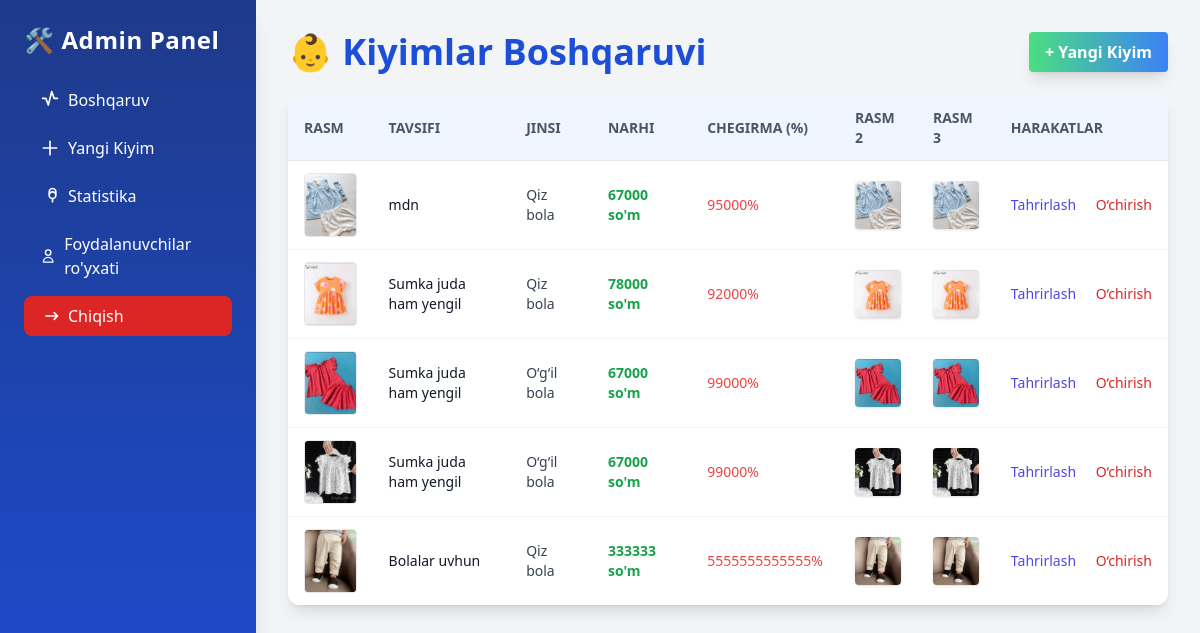
Page /admin-panel/ (signed in) on the committed database.
### base/models.py (models this page shows, shortened)
class Main_Kiyim(models.Model):
    YOSH_CHOICES = [
        ('1', '1 oylik'),
        ('2', '2 oylik'),
        ('3', '3 oylik'),
        ('4', '4 oylik'),
        ('5', '5 oylik'),
        ('6', '6 oylik'),
        ('7', '7 oylik'),
        ('8', '8 oylik'),
        ('9', '9 oylik'),
    ]
    yoshi = models.CharField(
        max_length=2,
        choices=YOSH_CHOICES,
        blank=True,
        null=True,
        verbose_name="Bolalar yoshi"
    )
    GENDER_CHOICES = [
        ('qiz', 'Qiz bola'),
        ('ogil', 'O‘g‘il bola'),
    ]
    jinsi = models.CharField(
        max_length=5,
        choices=GENDER_CHOICES,
        default='qiz',
        verbose_name="Jinsi",
        help_text="Qiz bola yoki o‘g‘il bola uchun"
    )
    pre_balandligi = models.CharField("PRE balandligi", max_length=50, blank=True, null=True)
    pre_kilogrami = models.CharField("PRE kilogrami", max_length=50, blank=True, null=True)
    nb_balandligi = models.CharField("NB balandligi", max_length=50, blank=True, null=True)
    nb_kilogrami = models.CharField("NB kilogrami", max_length=50, blank=True, null=True)
    m3_balandligi = models.CharField("3M balandligi", max_length=50, blank=True, null=True)
    m3_kilogrami = models.CharField("3M kilogrami", max_length=50, blank=True, null=True)
    m6_balandligi = models.CharField("6M balandligi", max_length=50, blank=True, null=True)
    m6_kilogrami = models.CharField("6M kilogrami", max_length=50, blank=True, null=True)
    m9_balandligi = models.CharField("9M balandligi", max_length=50, blank=True, null=True)
    m9_kilogrami = models.CharField("9M kilogrami", max_length=50, blank=True, null=True)
    main_img = models.ImageField(upload_to='kiyimlar/', blank=True, null=True)
    birinchi_img = models.ImageField(upload_to='kiyimlar/', blank=True, null=True)
    ikkinchi_img = models.ImageField(upload_to='kiyimlar/', blank=True, null=True)
    tavsifi = models.CharField(max_length=100)
    narhi = models.PositiveIntegerField()
    skidkasi = models.PositiveIntegerField(
    blank=True,
    null=True,
    verbose_name="Chegirma (%)",
    help_text="Chegirma foizi, agar yo'q bo‘lsa bo‘sh qoldiring"
    )
    balandligi = models.CharField(max_length=200, null=True, blank=True)
    kilogrami = models.CharField(max_length=50, null=True, blank=True)
    kiyim_haqida = models.TextField(null=True, blank=True)
    birinchi_xususiyati = models.CharField(max_length=50, null=True, blank=True)
    ikkinchi_xususiyati = models.CharField(max_length=50, null=True, blank=True)
    uchunchi_xususiyati = models.CharField(max_length=50, null=True, blank=True)
    tortinchi_xususiyati = models.CharField(max_length=50, null=True, blank=True)
    beshinchi_xususiyati = models.CharField(max_length=50, null=True, blank=True)
    oltinchi_xususiyati = models.CharField(max_length=50, null=True, blank=True)
    class Meta:
        verbose_name = "Asosiy kiyim"
        verbose_name_plural = "Asosiy kiyimlar"
        ordering = ['-id']

### controlpanel/views.py (the view)
# urls.py: path('', views.dashboard, name='dashboard'),
@login_required
def dashboard(request):
    kiyimlar = Main_Kiyim.objects.all()
    return render(request, 'dashboard.html', {'products': kiyimlar})

### controlpanel/templates/dashboard.html (shortened to what this page needs)
{% extends 'admin_base.html' %}
{% block content %}
<div class="flex items-center justify-between mb-6">
  <h1 class="text-4xl font-extrabold text-blue-700">👶 Kiyimlar Boshqaruvi</h1>
  <a href="{% url 'controlpanel:product_add' %}" class="bg-gradient-to-r from-green-400 to-blue-500 hover:from-green-500 hover:to-blue-600 text-white font-semibold py-2 px-4 rounded shadow-lg">+ Yangi Kiyim</a>
</div>
<div class="overflow-x-auto bg-white rounded-xl shadow-lg">
  <table class="min-w-full divide-y divide-gray-200 text-sm">
    <thead class="bg-blue-50">
      <tr>
        <th class="px-4 py-3 text-left font-semibold text-gray-600 uppercase">Rasm</th>
        <th class="px-4 py-3 text-left font-semibold text-gray-600 uppercase">Tavsifi</th>
        <th class="px-4 py-3 text-left font-semibold text-gray-600 uppercase">Jinsi</th>
        <th class="px-4 py-3 text-left font-semibold text-gray-600 uppercase">Narhi</th>
        <th class="px-4 py-3 text-left font-semibold text-gray-600 uppercase">Chegirma (%)</th>
        <th class="px-4 py-3 text-left font-semibold text-gray-600 uppercase">Rasm 2</th>
        <th class="px-4 py-3 text-left font-semibold text-gray-600 uppercase">Rasm 3</th>
        <th class="px-4 py-3 text-left font-semibold text-gray-600 uppercase">Harakatlar</th>
      </tr>
    </thead>
    <tbody class="bg-white divide-y divide-gray-100">
      {% for product in products %}
      <tr class="hover:bg-blue-50">
        <td class="px-4 py-3">
          {% if product.main_img %}
            <img src="{{ product.main_img.url }}" alt="main" class="w-16 h-16 object-cover rounded border hover:scale-105 transition-transform duration-200 cursor-pointer" onclick="openModal('{{ product.main_img.url }}')" title="Asosiy rasm" />
          {% else %}<span class="text-gray-400 italic">-</span>{% endif %}
        </td>
        <td class="px-4 py-3 text-gray-900">{{ product.tavsifi }}</td>
        <td class="px-4 py-3 text-gray-700">{{ product.get_jinsi_display }}</td>
        <td class="px-4 py-3 text-green-600 font-bold">{{ product.narhi }} so'm</td>
        <td class="px-4 py-3 text-red-500">{{ product.skidkasi }}%</td>
        <td class="px-4 py-3">
          {% if product.birinchi_img %}
            <img src="{{ product.birinchi_img.url }}" alt="1-img" class="w-12 h-12 object-cover rounded shadow cursor-pointer" onclick="openModal('{{ product.birinchi_img.url }}')" title="1-rasm" />
          {% else %}<span class="text-gray-400 italic">-</span>{% endif %}
        </td>
        <td class="px-4 py-3">
          {% if product.ikkinchi_img %}
            <img src="{{ product.ikkinchi_img.url }}" alt="2-img" class="w-12 h-12 object-cover rounded shadow cursor-pointer" onclick="openModal('{{ product.ikkinchi_img.url }}')" title="2-rasm" />
          {% else %}<span class="text-gray-400 italic">-</span>{% endif %}
        </td>
        <td class="px-4 py-3 whitespace-nowrap">
          <a href="{% url 'controlpanel:product_edit' product.pk %}" class="text-indigo-600 hover:underline">Tahrirlash</a>
          <a href="{% url 'controlpanel:product_delete' product.pk %}" class="text-red-600 hover:underline ml-4">O‘chirish</a>
        </td>
      </tr>
      {% empty %}
      <tr>
        <td colspan="8" class="px-6 py-4 text-center text-gray-400">Hech qanday kiyim yo‘q.</td>
      </tr>
      {% endfor %}
    </tbody>
  </table>
</div>
{% endblock %}

### rows in the picture
Main_Kiyim: main_img (picture), tavsifi "mdn", jinsi "Qiz bola", narhi "67000", skidkasi "95000", birinchi_img (picture), ikkinchi_img (picture)
Main_Kiyim: main_img (picture), tavsifi "Sumka juda ham yengil", jinsi "Qiz bola", narhi "78000", skidkasi "92000", birinchi_img (picture), ikkinchi_img (picture)
Main_Kiyim: main_img (picture), tavsifi "Sumka juda ham yengil", jinsi "O‘g‘il bola", narhi "67000", skidkasi "99000", birinchi_img (picture), ikkinchi_img (picture)
Main_Kiyim: main_img (picture), tavsifi "Sumka juda ham yengil", jinsi "O‘g‘il bola", narhi "67000", skidkasi "99000", birinchi_img (picture), ikkinchi_img (picture)
Main_Kiyim: main_img (picture), tavsifi "Bolalar uvhun", jinsi "Qiz bola", narhi "333333", skidkasi "5555555555555", birinchi_img (picture), ikkinchi_img (picture)
